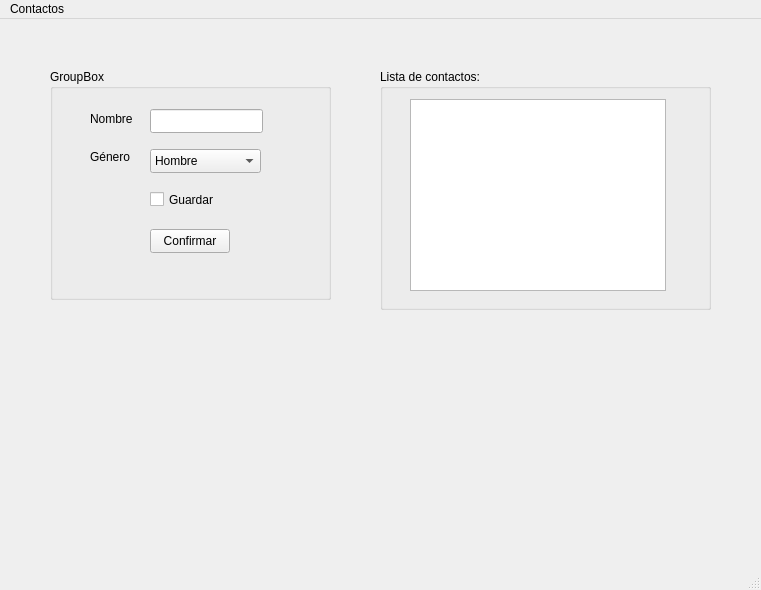
<?xml version="1.0" encoding="UTF-8"?>
<ui version="4.0">
 <class>MainWindow</class>
 <widget class="QMainWindow" name="MainWindow">
  <property name="geometry">
   <rect>
    <x>0</x>
    <y>0</y>
    <width>761</width>
    <height>590</height>
   </rect>
  </property>
  <property name="windowTitle">
   <string>MainWindow</string>
  </property>
  <widget class="QWidget" name="centralwidget">
   <widget class="QPushButton" name="pushButton">
    <property name="geometry">
     <rect>
      <x>150</x>
      <y>210</y>
      <width>80</width>
      <height>24</height>
     </rect>
    </property>
    <property name="text">
     <string>Confirmar</string>
    </property>
   </widget>
   <widget class="QLineEdit" name="inputNombre">
    <property name="geometry">
     <rect>
      <x>150</x>
      <y>90</y>
      <width>113</width>
      <height>24</height>
     </rect>
    </property>
   </widget>
   <widget class="QLabel" name="label">
    <property name="geometry">
     <rect>
      <x>90</x>
      <y>90</y>
      <width>61</width>
      <height>20</height>
     </rect>
    </property>
    <property name="text">
     <string>Nombre</string>
    </property>
   </widget>
   <widget class="QComboBox" name="generoBox">
    <property name="geometry">
     <rect>
      <x>150</x>
      <y>130</y>
      <width>111</width>
      <height>24</height>
     </rect>
    </property>
    <item>
     <property name="text">
      <string>Hombre</string>
     </property>
    </item>
    <item>
     <property name="text">
      <string>Mujer</string>
     </property>
    </item>
   </widget>
   <widget class="QCheckBox" name="guardarCheckBox">
    <property name="geometry">
     <rect>
      <x>150</x>
      <y>170</y>
      <width>76</width>
      <height>21</height>
     </rect>
    </property>
    <property name="text">
     <string>Guardar</string>
    </property>
   </widget>
   <widget class="QLabel" name="label_2">
    <property name="geometry">
     <rect>
      <x>90</x>
      <y>130</y>
      <width>49</width>
      <height>16</height>
     </rect>
    </property>
    <property name="text">
     <string>Género</string>
    </property>
   </widget>
   <widget class="QGroupBox" name="groupBox">
    <property name="geometry">
     <rect>
      <x>50</x>
      <y>50</y>
      <width>281</width>
      <height>231</height>
     </rect>
    </property>
    <property name="title">
     <string>GroupBox</string>
    </property>
   </widget>
   <widget class="QGroupBox" name="grupoContactos">
    <property name="geometry">
     <rect>
      <x>380</x>
      <y>50</y>
      <width>331</width>
      <height>241</height>
     </rect>
    </property>
    <property name="title">
     <string>Lista de contactos:</string>
    </property>
    <widget class="QListWidget" name="listaContactos">
     <property name="geometry">
      <rect>
       <x>30</x>
       <y>30</y>
       <width>256</width>
       <height>192</height>
      </rect>
     </property>
    </widget>
   </widget>
   <zorder>grupoContactos</zorder>
   <zorder>groupBox</zorder>
   <zorder>pushButton</zorder>
   <zorder>inputNombre</zorder>
   <zorder>label</zorder>
   <zorder>generoBox</zorder>
   <zorder>guardarCheckBox</zorder>
   <zorder>label_2</zorder>
  </widget>
  <widget class="QMenuBar" name="menubar">
   <property name="geometry">
    <rect>
     <x>0</x>
     <y>0</y>
     <width>761</width>
     <height>21</height>
    </rect>
   </property>
   <widget class="QMenu" name="menuContactos">
    <property name="title">
     <string>Contactos</string>
    </property>
    <addaction name="actionNuevo"/>
   </widget>
   <addaction name="menuContactos"/>
  </widget>
  <widget class="QStatusBar" name="statusbar"/>
  <action name="actionNuevo">
   <property name="text">
    <string>Nuevo</string>
   </property>
  </action>
 </widget>
 <resources/>
 <connections/>
</ui>
